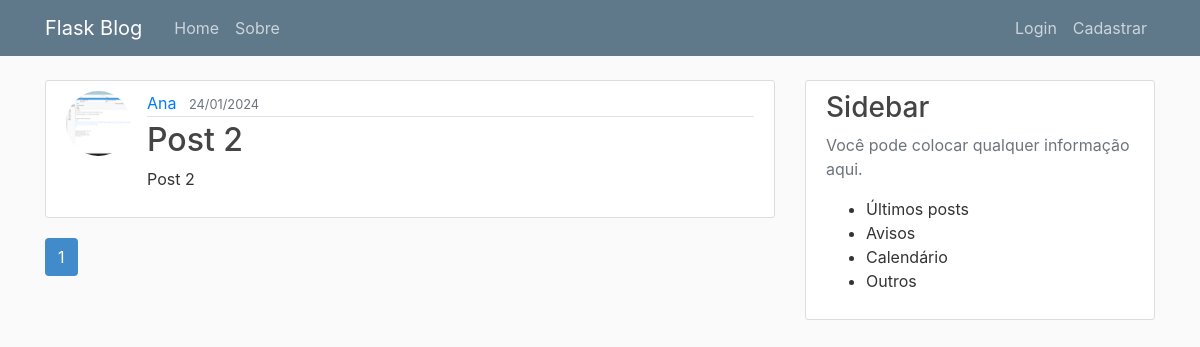
Page /home on the earlier database version.
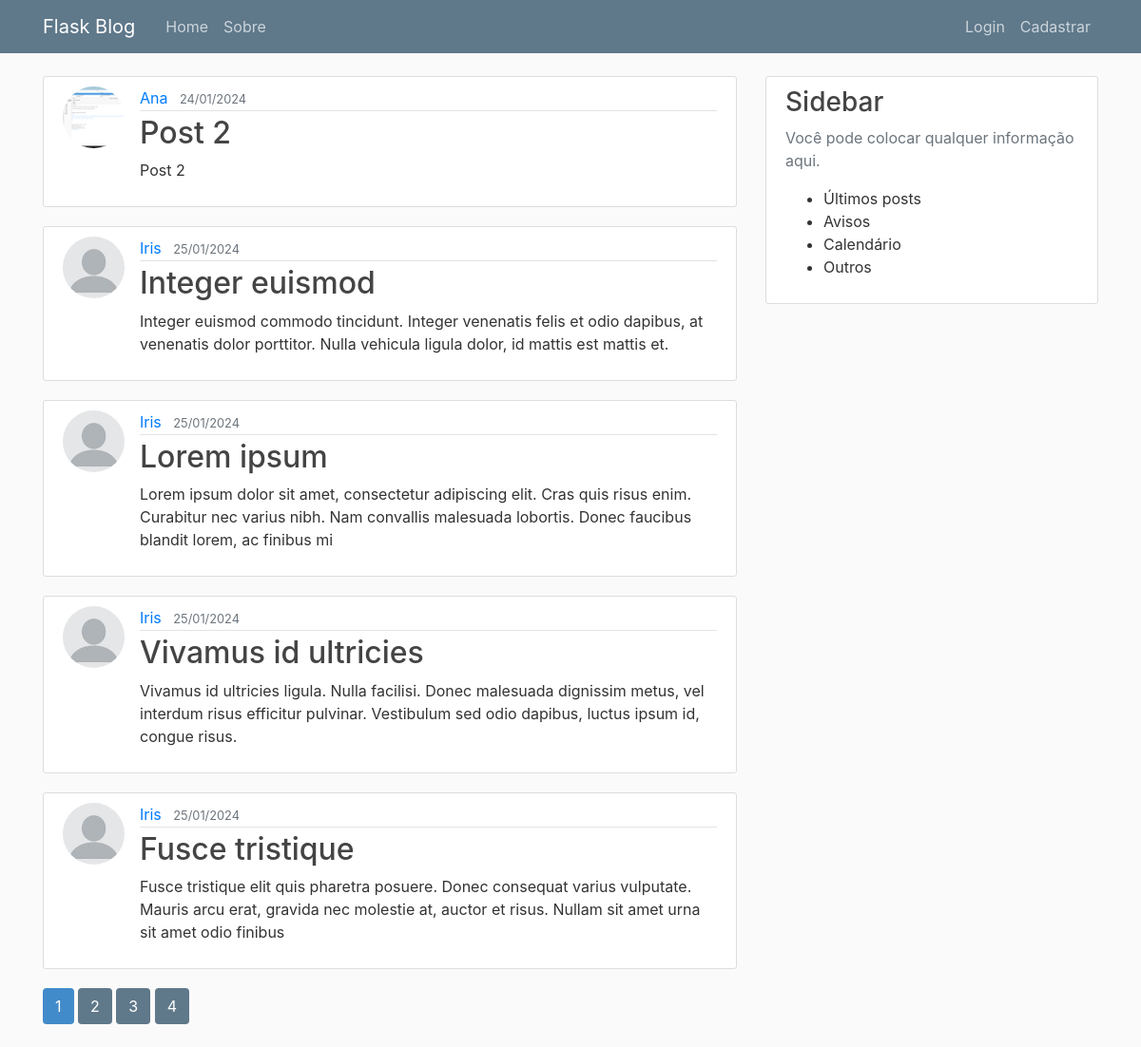
Same page on the later database version.
### flaskblog/models.py (models this page shows, shortened)
class Post(db.Model):
    id = db.Column(db.Integer, primary_key=True)
    title = db.Column(db.String(100), nullable=False)
    date_posted = db.Column(db.DateTime, nullable=False, default=datetime.utcnow)
    content = db.Column(db.Text, nullable=False)
    user_id = db.Column(db.Integer, db.ForeignKey('user.id'), nullable=False)

class User(db.Model, UserMixin):
    id = db.Column(db.Integer, primary_key=True)
    username = db.Column(db.String(20), unique=True, nullable=False)
    email = db.Column(db.String(120), unique=True, nullable=False)
    image_file = db.Column(db.String(20), nullable=False, default='default.jpg')
    password = db.Column(db.String(60), nullable=False)
    posts = db.relationship('Post', backref='author', lazy=True)

### flaskblog/routes.py (the view)
@app.route("/")
@app.route("/home")
def home():
    page = request.args.get('page', 1, type=int)
    posts = Post.query.paginate(page=page, per_page=5)
    return render_template('home.html', posts=posts)

### flaskblog/templates/home.html
{% extends 'layout.html' %}
{% block content %}
    {% for post in posts.items %}
        <article class="media content-section">
            <img class="rounded-circle article-img" src="{{ url_for('static', filename='profile_pics/' + post.author.image_file) }}">
            <div class="media-body">
                <div class="article-metadata">
                    <a class="mr-2" href="#">{{ post.author.username }}</a>
                    <small class="text-muted">{{ post.date_posted.strftime('%d/%m/%Y') }}</small>
                </div>
                <h2><a class="article-title" href="{{ url_for('post', post_id=post.id) }}">{{ post.title }}</a></h2>
                <p class="article-content">{{ post.content }}</p>
            </div>
        </article>
    {% endfor %}
    {% for page_num in posts.iter_pages(left_edge=1, right_edge=1, left_current=1, right_current=2) %}
        {% if page_num %}
            {% if posts.page == page_num %}
                <a class="btn btn-pagination mb-4" href="{{ url_for('home', page=page_num) }}">{{ page_num }}</a>
            {% else %}
                <a class="btn btn-pagination-current mb-4" href="{{ url_for('home', page=page_num) }}">{{ page_num }}</a>
            {% endif %}
            {% else %}
                ...
        {% endif %}
    {% endfor %}
{% endblock content %}

### flaskblog/templates/layout.html (shortened to what this page needs)
<!DOCTYPE html>
<html lang="pt-br">
<head>
    <link rel="stylesheet" href="https://cdn.jsdelivr.net/npm/bootstrap@4.0.0/dist/css/bootstrap.min.css"
>
    <link rel="stylesheet" type="text/css" href="{{ url_for('static', filename='main.css') }}">
</head>
<body>
    <header class="site-header">
        <nav class="navbar navbar-expand-md navbar-dark bg-steel fixed-top">
            <div class="container">
                <a class="navbar-brand mr-4" href="/">Flask Blog</a>
                <div class="collapse navbar-collapse" id="navbarToggle">
                    <div class="navbar-nav mr-auto">
                        <a class="nav-item nav-link" href="{{ url_for('home') }}">Home</a>
                        <a class="nav-item nav-link" href="{{ url_for('sobre') }}">Sobre</a>
                    </div>
                    <div class="navbar-nav">
                        {% if current_user.is_authenticated %}
                            <a class="nav-item nav-link" href="{{ url_for('novo_post') }}">Novo Post</a>
                            <a class="nav-item nav-link" href="{{ url_for('conta') }}">Meu Perfil</a>
                            <a class="nav-item nav-link" href="{{ url_for('logout') }}">Sair</a>
                        {% else %}
                            <a class="nav-item nav-link" href="{{ url_for('login') }}">Login</a>
                            <a class="nav-item nav-link" href="{{ url_for('cadastrar') }}">Cadastrar</a>
                        {% endif %}
                    </div>
                </div>
            </div>
        </nav>
    </header>
    <main role="main" class="container">
        <div class="row">
            <div class="col-md-8">
                {% block content %}{% endblock %}
            </div>
            <div class="col-md-4">
                <div class="content-section">
                    <h3>Sidebar</h3>
                    <p class='text-muted'>Você pode colocar qualquer informação aqui.
                    <ul>
                        <li>Últimos posts</li>
                        <li>Avisos</li>
                        <li>Calendário</li>
                        <li>Outros</li>
                    </ul>
                    </p>
                </div>
            </div>
        </div>
    </main>
</body>
</html>

### flaskblog/static/main.css (style rules this page uses)
body { background: #fafafa; color: #333333; margin-top: 5rem; }
h1, h2, h3, h4, h5, h6 { color: #444444; }
.bg-steel { background-color: #5f788a; }
.site-header .navbar-nav .nav-link { color: #cbd5db; }
.content-section { background: #ffffff; padding: 10px 20px; border: 1px solid #dddddd; border-radius: 3px; margin-bottom: 20px; }
.article-title { color: #444444; }
.article-content { white-space: pre-line; }
.article-img { height: 65px; width: 65px; margin-right: 16px; }
.article-metadata { padding-bottom: 1px; margin-bottom: 4px; border-bottom: 1px solid #e3e3e3 }
.btn-pagination { color: #ffffff; background-color: #428bca; }
.btn-pagination-current { color: #ffffff; background-color: #5f788a; }

Differences in the rows shown:
added Post: image_file (picture), author.username "Iris", date_posted "25/01/2024", title "Integer euismod", content "Integer euismod commodo tincidunt. Integer venenatis felis et odio dapibus, at venenatis dolor porttitor. Nulla vehicula ligula dolor, id mattis est mattis et."
added Post: image_file (picture), author.username "Iris", date_posted "25/01/2024", title "Lorem ipsum", content "Lorem ipsum dolor sit amet, consectetur adipiscing elit. Cras quis risus enim. Curabitur nec varius nibh. Nam convallis malesuada lobortis. Donec faucibus blandit lorem, ac finibus mi"
added Post: image_file (picture), author.username "Iris", date_posted "25/01/2024", title "Vivamus id ultricies", content "Vivamus id ultricies ligula. Nulla facilisi. Donec malesuada dignissim metus, vel interdum risus efficitur pulvinar. Vestibulum sed odio dapibus, luctus ipsum id, congue risus."
added Post: image_file (picture), author.username "Iris", date_posted "25/01/2024", title "Fusce tristique", content "Fusce tristique elit quis pharetra posuere. Donec consequat varius vulputate. Mauris arcu erat, gravida nec molestie at, auctor et risus. Nullam sit amet urna sit amet odio finibus"
Other differences:
new list line: "2"
new list line: "3"
new list line: "4"
